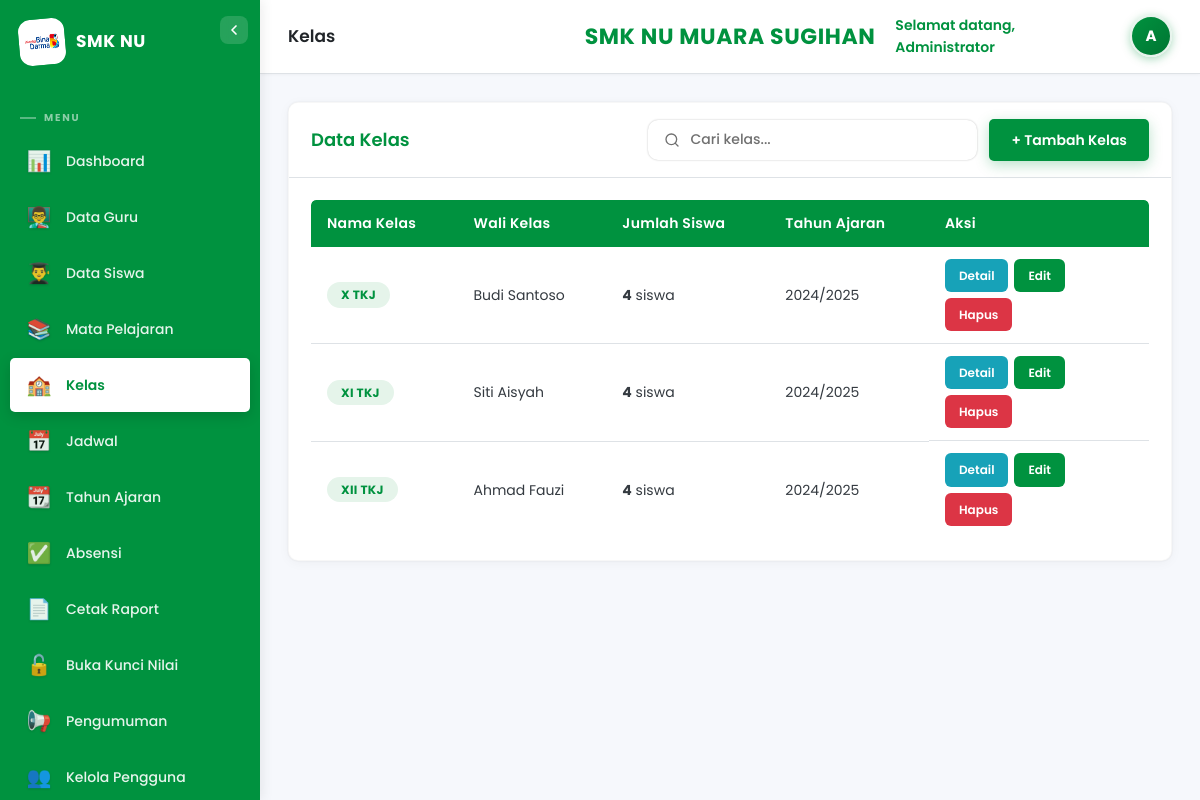
The page /public/index.php?page=kelas (signed in) on the database as committed earlier.
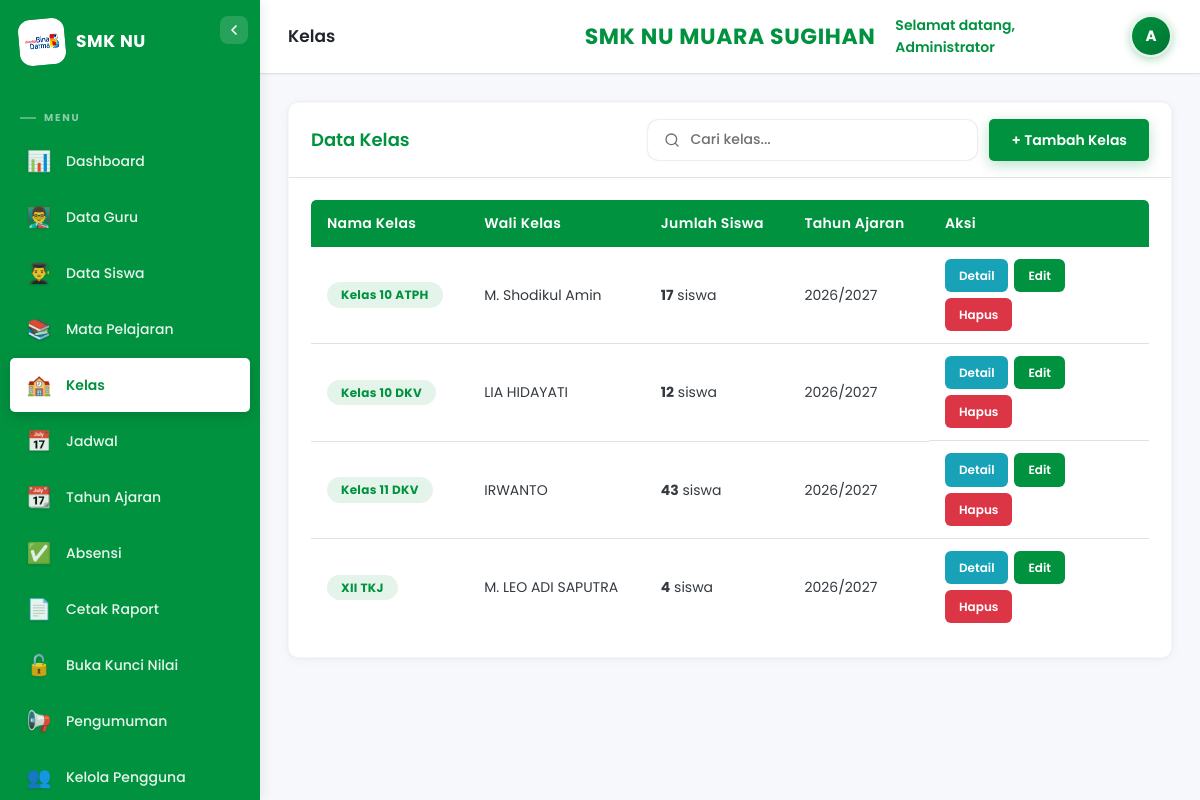
The same page on the database as committed later.
### tables this page shows
CREATE TABLE `kelas` (
  `id` int NOT NULL,
  `kode_kelas` varchar(20) NOT NULL,
  `nama_kelas` varchar(50) NOT NULL,
  `wali_kelas_id` int DEFAULT NULL,
  `tahun_ajaran_id` int NOT NULL,
  `created_at` timestamp NOT NULL DEFAULT CURRENT_TIMESTAMP,
  `updated_at` timestamp NOT NULL DEFAULT CURRENT_TIMESTAMP ON UPDATE CURRENT_TIMESTAMP
);

CREATE TABLE `guru` (
  `id` int NOT NULL,
  `kode_guru` varchar(20) NOT NULL,
  `user_id` int DEFAULT NULL,
  `nama` varchar(100) NOT NULL,
  `jenis_kelamin` enum('Laki-Laki','Perempuan') NOT NULL,
  `tempat_lahir` varchar(100) DEFAULT NULL,
  `tanggal_lahir` date DEFAULT NULL,
  `alamat` text,
  `no_hp` varchar(20) DEFAULT NULL,
  `email` varchar(100) DEFAULT NULL,
  `agama` varchar(20) DEFAULT NULL,
  `tahun_masuk` year NOT NULL,
  `foto` varchar(255) DEFAULT NULL,
  `nuptk` varchar(20) DEFAULT NULL,
  `nik` varchar(20) DEFAULT NULL,
  `nip` varchar(30) DEFAULT NULL,
  `status_kepegawaian` varchar(50) DEFAULT NULL,
  `jenis_ptk` varchar(50) DEFAULT NULL,
  `gelar` varchar(50) DEFAULT NULL,
  `jenjang_pendidikan` varchar(20) DEFAULT NULL,
  `jurusan_prodi` varchar(100) DEFAULT NULL,
  `tmt_kerja` date DEFAULT NULL,
  `tugas_tambahan` varchar(100) DEFAULT NULL,
  `created_at` timestamp NOT NULL DEFAULT CURRENT_TIMESTAMP,
  `updated_at` timestamp NOT NULL DEFAULT CURRENT_TIMESTAMP ON UPDATE CURRENT_TIMESTAMP
);

CREATE TABLE `tahun_ajaran` (
  `id` int NOT NULL,
  `kode` varchar(20) NOT NULL,
  `tahun_ajaran` varchar(20) NOT NULL,
  `semester_aktif` enum('ganjil','genap') NOT NULL,
  `status` enum('aktif','nonaktif') DEFAULT 'nonaktif',
  `created_at` timestamp NOT NULL DEFAULT CURRENT_TIMESTAMP,
  `updated_at` timestamp NOT NULL DEFAULT CURRENT_TIMESTAMP ON UPDATE CURRENT_TIMESTAMP
);

### controllers/KelasController.php (called while the page is built, shortened)
<?php
class KelasController {
    public function index() {
        $db = getDB();
        $data=$db->query("SELECT k.*,g.nama as wali,ta.tahun_ajaran,(SELECT COUNT(*) FROM kelas_siswa WHERE kelas_id=k.id) as jml_siswa FROM kelas k LEFT JOIN guru g ON k.wali_kelas_id=g.id JOIN tahun_ajaran ta ON k.tahun_ajaran_id=ta.id ORDER BY k.nama_kelas")->fetchAll();
        require VIEW_PATH.'/admin/kelas/index.php';
    }
}

### config/app.php (called while the page is built, shortened)
<?php
function base_url($path='') {
    $script = $_SERVER['SCRIPT_NAME'];
    $base = rtrim(dirname($script), '/');
    return $base.'/'.$path;
}

### views/admin/kelas/index.php (the view, shortened to what this page needs)
<div class="card">
    <div class="card-header">
        <h3>Data Kelas</h3>
        <div style="display:flex;gap:12px;align-items:center;">
            <div class="search-bar-figma" style="min-width:200px;">
                <svg class="search-icon" width="16" height="16" viewBox="0 0 24 24" fill="none" stroke="currentColor" stroke-width="2" stroke-linecap="round" stroke-linejoin="round"><circle cx="11" cy="11" r="8"/><path d="m21 21-4.35-4.35"/></svg>
                <input type="text" placeholder="Cari kelas..." oninput="filterTableRows('kelasTable', this.value)">
            </div>
            <a href="<?= base_url('index.php?page=kelas&action=create') ?>" class="btn btn-primary">+ Tambah Kelas</a>
        </div>
    </div>
    <div class="card-body">
        <?php if(empty($data)): ?>
            <p class="empty-state">Belum ada data kelas. Silakan tambahkan kelas terlebih dahulu.</p>
        <?php else: ?>
        <div class="table-responsive"><table class="table" id="kelasTable"><thead><tr><th>Nama Kelas</th><th>Wali Kelas</th><th>Jumlah Siswa</th><th>Tahun Ajaran</th><th style="width:220px;">Aksi</th></tr></thead><tbody>
            <?php foreach($data as $k): ?>
            <tr>
                <td><span class="role-badge"><?= htmlspecialchars($k['nama_kelas']) ?></span></td>
                <td><?= htmlspecialchars($k['wali'] ?? '-') ?></td>
                <td><strong><?= $k['jml_siswa'] ?></strong> siswa</td>
                <td><?= htmlspecialchars($k['tahun_ajaran']) ?></td>
                <td class="actions">
                    <a href="<?= base_url('index.php?page=kelas&action=detail&id='.$k['id']) ?>" class="btn btn-sm btn-info">Detail</a>
                    <a href="<?= base_url('index.php?page=kelas&action=edit&id='.$k['id']) ?>" class="btn btn-sm btn-success">Edit</a>
                    <a href="#" onclick="confirmDelete('<?= base_url('index.php?page=kelas&action=destroy&id='.$k['id']) ?>','Yakin ingin menghapus kelas <?= htmlspecialchars($k['nama_kelas']) ?>?'); return false;" class="btn btn-sm btn-danger">Hapus</a>
                </td>
            </tr>
            <?php endforeach; ?>
        </tbody></table></div>
        <?php endif; ?>
    </div>
</div>
<?php $content=ob_get_clean(); require VIEW_PATH.'/layouts/admin.php'; ?>

Rows that differ between the two databases and show on the page:
removed kelas: nama_kelas "X TKJ", wali_kelas.nama "Budi Santoso", jml_siswa "4", tahun_ajaran.tahun_ajaran "2024/2025"
removed kelas: nama_kelas "XI TKJ", wali_kelas.nama "Siti Aisyah", jml_siswa "4", tahun_ajaran.tahun_ajaran "2024/2025"
added kelas: nama_kelas "Kelas 10 ATPH", guru.nama "M. Shodikul Amin", jml_siswa "17", tahun_ajaran.tahun_ajaran "2026/2027"
added kelas: nama_kelas "Kelas 10 DKV", guru.nama "LIA HIDAYATI", jml_siswa "12", tahun_ajaran.tahun_ajaran "2026/2027"
added kelas: nama_kelas "Kelas 11 DKV", guru.nama "IRWANTO", jml_siswa "43", tahun_ajaran.tahun_ajaran "2026/2027"
changed kelas "XII TKJ": guru.nama "Ahmad Fauzi" → "M. LEO ADI SAPUTRA"; tahun_ajaran.tahun_ajaran "2024/2025" → "2026/2027"
